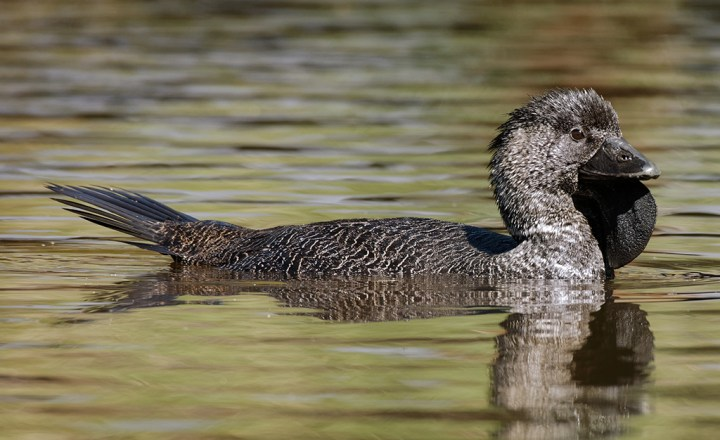
#> input picture pato.jpg, 720 x 440 px, found by its file name
$ python q6.py
#> lines starting #> are read from the running program, lines starting #| are printed output that depends on the picture
import cv2
import numpy as np

# Função callback para as trackbars
def nothing(x):
    pass


aperture_sizes_values = [3, 5, 7]


# Cria uma janela de imagem vazia
cv2.namedWindow('Edge Detection')

# Cria as trackbars para os valores de limite superior e inferior
cv2.createTrackbar('Limite Inferior', 'Edge Detection', 0, 255, nothing)
cv2.createTrackbar('Limite Superior', 'Edge Detection', 0, 255, nothing)
cv2.createTrackbar('Aperture size', 'Edge Detection', 0, len(aperture_sizes_values) -1 , nothing)

# Define a imagem de entrada (substitua pela sua imagem)
img = cv2.imread('./pato.jpg')
#> img is the input picture: shape (440, 720, 3); mean B, G, R 89.3, 113.8, 121.3

while True:
    # Obtém os valores atuais das trackbars
    lower_limit = cv2.getTrackbarPos('Limite Inferior', 'Edge Detection')
    upper_limit = cv2.getTrackbarPos('Limite Superior', 'Edge Detection')
    aperture_size_idx  = cv2.getTrackbarPos('Aperture size', 'Edge Detection')

    aperture_size = aperture_sizes_values[aperture_size_idx]

    # Aplica a detecção de borda Canny com os valores dos trackbars
    edges = cv2.Canny(img, lower_limit, upper_limit, apertureSize=aperture_size)
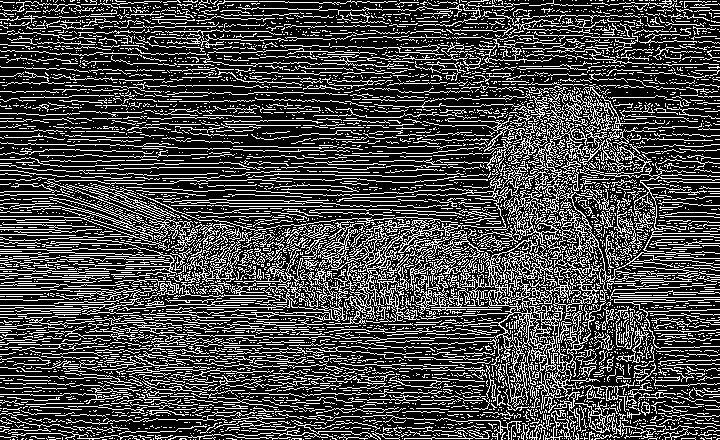
#> edges: shape (440, 720); 27.9% white in thin lines or dots

    # Exibe a imagem de borda
    cv2.imshow('Edge Detection', edges)

    # Sai do loop quando a tecla 'q' é pressionada
    if cv2.waitKey(1) & 0xFF == ord('q'):
#> (key q is pressed here)
        break

# Fecha todas as janelas abertas
cv2.destroyAllWindows()
